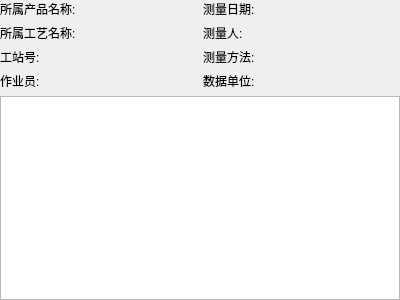
<?xml version="1.0" encoding="UTF-8"?>
<ui version="4.0">
 <class>Widget</class>
 <widget class="QWidget" name="Widget">
  <property name="geometry">
   <rect>
    <x>0</x>
    <y>0</y>
    <width>400</width>
    <height>300</height>
   </rect>
  </property>
  <property name="windowTitle">
   <string>Widget</string>
  </property>
  <layout class="QVBoxLayout" name="verticalLayout">
   <property name="leftMargin">
    <number>0</number>
   </property>
   <property name="topMargin">
    <number>0</number>
   </property>
   <property name="rightMargin">
    <number>0</number>
   </property>
   <property name="bottomMargin">
    <number>0</number>
   </property>
   <item>
    <layout class="QGridLayout" name="gridLayout">
     <item row="0" column="0">
      <widget class="QLabel" name="label">
       <property name="text">
        <string>所属产品名称:</string>
       </property>
      </widget>
     </item>
     <item row="0" column="1">
      <widget class="QLabel" name="label_product_name">
       <property name="text">
        <string/>
       </property>
      </widget>
     </item>
     <item row="0" column="2">
      <widget class="QLabel" name="label_9">
       <property name="text">
        <string>测量日期:</string>
       </property>
      </widget>
     </item>
     <item row="0" column="3">
      <widget class="QLabel" name="label_measure_date">
       <property name="text">
        <string/>
       </property>
      </widget>
     </item>
     <item row="1" column="0">
      <widget class="QLabel" name="label_2">
       <property name="text">
        <string>所属工艺名称:</string>
       </property>
      </widget>
     </item>
     <item row="1" column="1">
      <widget class="QLabel" name="label_process_name">
       <property name="text">
        <string/>
       </property>
      </widget>
     </item>
     <item row="1" column="2">
      <widget class="QLabel" name="label_10">
       <property name="text">
        <string>测量人:</string>
       </property>
      </widget>
     </item>
     <item row="1" column="3">
      <widget class="QLabel" name="label_measure_man">
       <property name="text">
        <string/>
       </property>
      </widget>
     </item>
     <item row="2" column="0">
      <widget class="QLabel" name="label_3">
       <property name="text">
        <string>工站号:</string>
       </property>
      </widget>
     </item>
     <item row="2" column="1">
      <widget class="QLabel" name="label_workStationNum">
       <property name="text">
        <string/>
       </property>
      </widget>
     </item>
     <item row="2" column="2">
      <widget class="QLabel" name="label_11">
       <property name="text">
        <string>测量方法:</string>
       </property>
      </widget>
     </item>
     <item row="2" column="3">
      <widget class="QLabel" name="label_measure_func">
       <property name="text">
        <string/>
       </property>
      </widget>
     </item>
     <item row="3" column="0">
      <widget class="QLabel" name="label_4">
       <property name="text">
        <string>作业员:</string>
       </property>
      </widget>
     </item>
     <item row="3" column="1">
      <widget class="QLabel" name="label_task_man">
       <property name="text">
        <string/>
       </property>
      </widget>
     </item>
     <item row="3" column="2">
      <widget class="QLabel" name="label_12">
       <property name="text">
        <string>数据单位:</string>
       </property>
      </widget>
     </item>
     <item row="3" column="3">
      <widget class="QLabel" name="label_data_unit">
       <property name="text">
        <string/>
       </property>
      </widget>
     </item>
    </layout>
   </item>
   <item>
    <widget class="QTableWidget" name="tableWidget"/>
   </item>
  </layout>
 </widget>
 <layoutdefault spacing="6" margin="11"/>
 <resources/>
 <connections/>
</ui>
